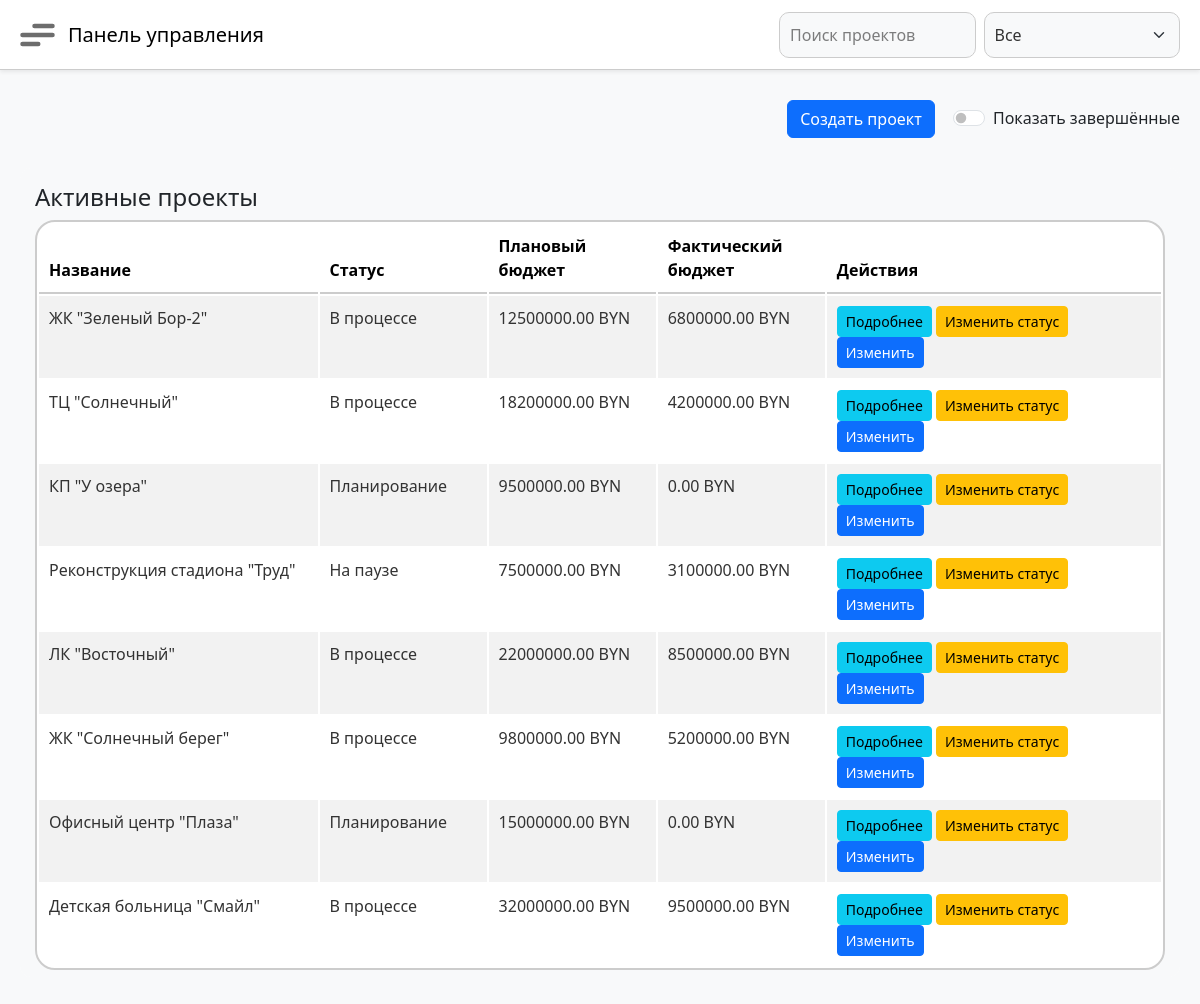
Screenshot of / (signed in) with the database file from the repository.
### tables this page shows
CREATE TABLE `projects` (
  `project_id` int NOT NULL,
  `name` varchar(255) NOT NULL,
  `short_name` varchar(50) DEFAULT NULL,
  `description` text,
  `planned_start_date` date NOT NULL,
  `actual_start_date` date DEFAULT NULL,
  `planned_end_date` date DEFAULT NULL,
  `actual_end_date` date DEFAULT NULL,
  `planned_budget` decimal(15,2) DEFAULT NULL,
  `actual_budget` decimal(15,2) DEFAULT NULL,
  `planned_digitalization_level` int DEFAULT NULL,
  `actual_digitalization_level` int DEFAULT NULL,
  `planned_labor_costs` int DEFAULT NULL,
  `actual_labor_costs` int DEFAULT NULL,
  `status` enum('planning','in_progress','completed','on_hold') NOT NULL,
  `lifecycle_stage` enum('initiation','planning','execution','monitoring','closure') DEFAULT NULL,
  `scale` enum('small','medium','large','megaproject') NOT NULL,
  `charter_file_path` varchar(255) DEFAULT NULL,
  `expected_resources` text,
  `created_by` int NOT NULL,
  `access_code` varchar(20) NOT NULL,
  `rating` decimal(5,2) NOT NULL DEFAULT '0.00',
  `start_date` date DEFAULT NULL,
  `created_at` datetime DEFAULT CURRENT_TIMESTAMP,
  `updated_at` datetime DEFAULT CURRENT_TIMESTAMP ON UPDATE CURRENT_TIMESTAMP
);

### index.php (the view, shortened to what this page needs)
<?php
require_once 'db.php';
$role_id = $_SESSION["role_id"];
$search = $_GET['search'] ?? '';
$status = isset($_GET['status']) ? $_GET['status'] : 'all';
$statusTranslations = [
    'planning' => 'Планирование',
    'in_progress' => 'В процессе',
    'completed' => 'Завершено',
    'on_hold' => 'На паузе'
];
function fetchProjects($conn, $sql, $params, $types, $statusTranslations) {
    $stmt = $conn->prepare($sql);
    $stmt->execute();
    $result = $stmt->get_result();
    $projects = $result->fetch_all(MYSQLI_ASSOC);
    return ['success' => true, 'projects' => $projects];
}
$activeProjects = [];
if ($role_id == 1 || $role_id == 2) {
    $sqlActive = "SELECT DISTINCT * FROM projects WHERE status != 'completed'";
    $params = [];
    $types = "";
    $activeResult = fetchProjects($conn, $sqlActive, $params, $types, $statusTranslations);
    if ($activeResult['success']) {
        $activeProjects = $activeResult['projects'];
    } else {
        error_log("index.php: Ошибка загрузки активных проектов: " . $activeResult['message']);
    }
}
?>
<!DOCTYPE html>
<html lang="ru">
<head>
    <link href="https://cdn.jsdelivr.net/npm/bootstrap@5.3.0/dist/css/bootstrap.min.css" rel="stylesheet">
    <link rel="stylesheet" href="/css/index.css">
</head>
<body>
    <nav class="navbar navbar-expand-lg fixed-top shadow-sm">
        <div class="container-fluid">
            <label class="hamburger me-2">
                <svg viewBox="0 0 32 32">
                    <path class="line line-top-bottom" d="M27 10 13 10C10.8 10 9 8.2 9 6 9 3.5 10.8 2 13 2 15.2 2 17 3.8 17 6L17 26C17 28.2 18.8 30 21 30 23.2 30 25 28.2 25 26 25 23.8 23.2 22 21 22L7 22"></path>
                    <path class="line" d="M7 16 27 16"></path>
                </svg>
            </label>
            <a class="navbar-brand" href="index.php">Панель управления</a>
            <div class="collapse navbar-collapse">
                <form class="d-flex ms-auto">
                    <input id="searchInput" class="form-control me-2" type="search" placeholder="Поиск проектов" value="<?= htmlspecialchars($search) ?>">
                    <select id="statusSelect" class="form-select me-2">
                        <option value="all" <?= $status == "all" ? "selected" : "" ?>>Все</option>
                    </select>
                </form>
            </div>
        </div>
    </nav>
    <div class="main-content-container">
        <div class="d-flex justify-content-end mb-3 align-items-center">
            <?php if ($role_id == 1 || $role_id == 2): ?>
            <button class="btn btn-primary me-2" data-bs-toggle="modal" data-bs-target="#createProjectModal">
                Создать проект
            </button>
            <?php endif; ?>
            <div class="form-check form-switch">
                <input class="form-check-input" type="checkbox" id="showCompletedSwitch">
                <label class="form-check-label" for="showCompletedSwitch">Показать завершённые</label>
            </div>
        </div>
        <div class="table-container table-responsive">
            <h4>Активные проекты</h4>
            <table class="table table-striped">
                <thead>
                    <tr>
                        <th>Название</th>
                        <th>Статус</th>
                        <th>Плановый бюджет</th>
                        <th>Фактический бюджет</th>
                        <th>Действия</th>
                    </tr>
                </thead>
                <tbody id="projectTableBody">
                <?php if (empty($activeProjects)): ?>
                    <tr><td colspan="5">Проекты не найдены. <?php if ($role_id == 3 || $role_id == 4): ?>Возможно, вы не привязаны к проектам. Введите код приглашения.<?php endif; ?></td></tr>
                <?php else: ?>
                    <?php foreach ($activeProjects as $project): ?>
                    <tr id="project-<?= htmlspecialchars($project["project_id"]) ?>">
                        <td><?= htmlspecialchars($project["name"]) ?></td>
                        <td><?= htmlspecialchars($project["status_display"]) ?></td>
                        <td><?= htmlspecialchars($project["planned_budget"]) ?> BYN</td>
                        <td><?= htmlspecialchars($project["actual_budget"]) ?> BYN</td>
                        <td>
                            <a href="pages/project_details.php?id=<?= htmlspecialchars($project["project_id"]) ?>" class="btn btn-sm btn-info">Подробнее</a>
                            <?php if ($role_id == 1 || $role_id == 2): ?>
                            <button class="btn btn-sm btn-warning change-status-btn" data-bs-toggle="modal" data-bs-target="#changeStatusModal" data-project-id="<?= htmlspecialchars($project["project_id"]) ?>" data-current-status="<?= htmlspecialchars($project["status"]) ?>">Изменить статус</button>
                            <a href="pages/edit_project.php?id=<?= htmlspecialchars($project["project_id"]) ?>" class="btn btn-sm btn-primary">Изменить</a>
                            <?php endif; ?>
                        </td>
                    </tr>
                    <?php endforeach; ?>
                <?php endif; ?>
                </tbody>
            </table>
        </div>
    </div>
</body>
</html>

### css/index.css (style rules this page uses)
body { padding-top: 80px; opacity: 0; transition: opacity 0.5s ease-in-out; }
body.loaded { opacity: 1; }
.main-content-container { padding: 20px; max-width: 1200px; margin-left: auto; margin-right: auto; }
.table-container { margin-top: 30px; overflow-x: auto; max-height: 70vh; overflow-y: auto; background: rgba(255, 255, 255, 0.1); border-radius: 10px; padding: 15px; }
.table { width: 100%; max-width: 100%; }
.table th, .table td { white-space: normal; }
.table th:nth-child(1), .table td:nth-child(1) { width: 25%; }
.table th:nth-child(2), .table td:nth-child(2) { width: 15%; }
.table th:nth-child(3), .table td:nth-child(3) { width: 15%; }
.table th:nth-child(4), .table td:nth-child(4) { width: 15%; }
.table th:nth-child(5), .table td:nth-child(5) { width: 30%; }
.navbar { height: 70px; position: fixed; top: 0; left: 0; right: 0; z-index: 1000; box-shadow: 0 2px 10px rgba(0, 0, 0, 0.1); }
body.light-mode { background-color: #f8f9fa; }
body.light-mode .navbar { background: #ffffff !important; border-bottom: 1px solid #ccc; }
body.light-mode .navbar-brand, body.light-mode .nav-link { color: #000 !important; }
body.light-mode .form-control, body.light-mode .form-select { background-color: #f8f9fa; color: #333; border: 1px solid #ccc; border-radius: 10px; padding: 10px; }
body.light-mode .form-control::placeholder { color: rgba(0, 0, 0, 0.5); }
body.light-mode .table { background-color: #ffffff; border: 2px solid #ccc; border-radius: 20px; border-collapse: separate; color: #333; overflow: hidden; }
body.light-mode .table thead th { border: none; background-color: #ffffff; color: #000; padding: 10px; border-bottom: 2px solid #ccc; }
body.light-mode .table thead tr th:first-child { border-top-left-radius: 20px; }
body.light-mode .table thead tr th:last-child { border-top-right-radius: 20px; }
body.light-mode .table tbody td { border: none; color: #333; padding: 10px; background-color: #ffffff; }
body.light-mode .table tbody tr:last-child td:first-child { border-bottom-left-radius: 20px; }
body.light-mode .table tbody tr:last-child td:last-child { border-bottom-right-radius: 20px; }
.hamburger { cursor: pointer; }
.hamburger svg { height: 3em; transition: transform 600ms cubic-bezier(0.4, 0, 0.2, 1); }
.btn-info { color: #000000; }

### index.php (style rules this page uses)
.form-switch { margin-left: 10px; }

### rows the page displays
projects: name "ЖК \"Зеленый Бор-2\"", status_display "В процессе", planned_budget "12500000.00", actual_budget "6800000.00"
projects: name "ТЦ \"Солнечный\"", status_display "В процессе", planned_budget "18200000.00", actual_budget "4200000.00"
projects: name "КП \"У озера\"", status_display "Планирование", planned_budget "9500000.00", actual_budget "0.00"
projects: name "Реконструкция стадиона \"Труд\"", status_display "На паузе", planned_budget "7500000.00", actual_budget "3100000.00"
projects: name "ЛК \"Восточный\"", status_display "В процессе", planned_budget "22000000.00", actual_budget "8500000.00"
projects: name "ЖК \"Солнечный берег\"", status_display "В процессе", planned_budget "9800000.00", actual_budget "5200000.00"
projects: name "Офисный центр \"Плаза\"", status_display "Планирование", planned_budget "15000000.00", actual_budget "0.00"
projects: name "Детская больница \"Смайл\"", status_display "В процессе", planned_budget "32000000.00", actual_budget "9500000.00"
